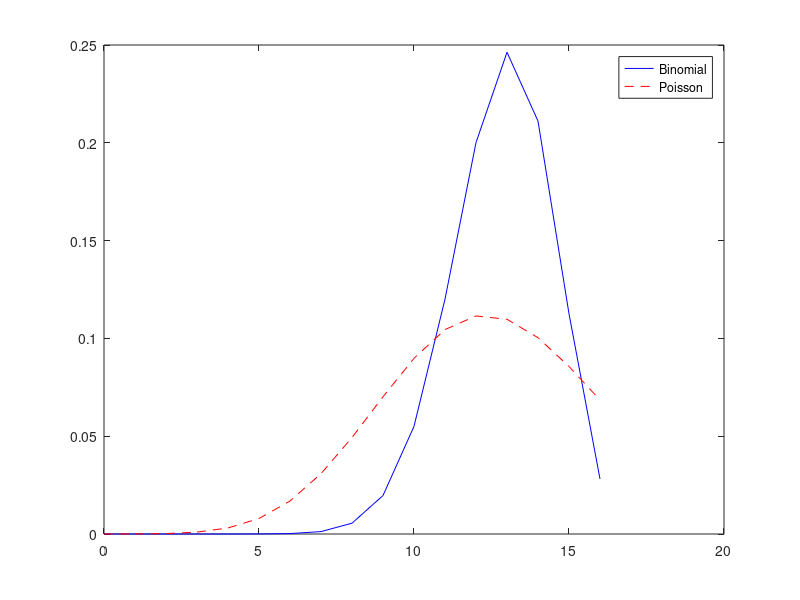

This chart was generated by the following MATLAB code:
clc
clear all
clf

N=[10:30:190, 5  12  16] ;    %n>=30
P=[0.02*ones(1,7),  0.5  0.3  0.8];    %p<=0.05

for i =  1 : 10    
  % or n=10 : 50 : 1000  or n = 1:2:100 or n = 1:5:100
    n = N(i);   
    p = P(i);
    Bino_pdf = binopdf(0 : n, n, p);
    plot(0 : n, Bino_pdf,'b')
    hold on; 
    %ylim([0 1])
    lambda=n*p;
    Poisson_pdf=poisspdf(0:n,lambda);
    plot(0:n,Poisson_pdf,'r--')
    hold off
    pause(0.3)
end
legend('Binomial', 'Poisson')